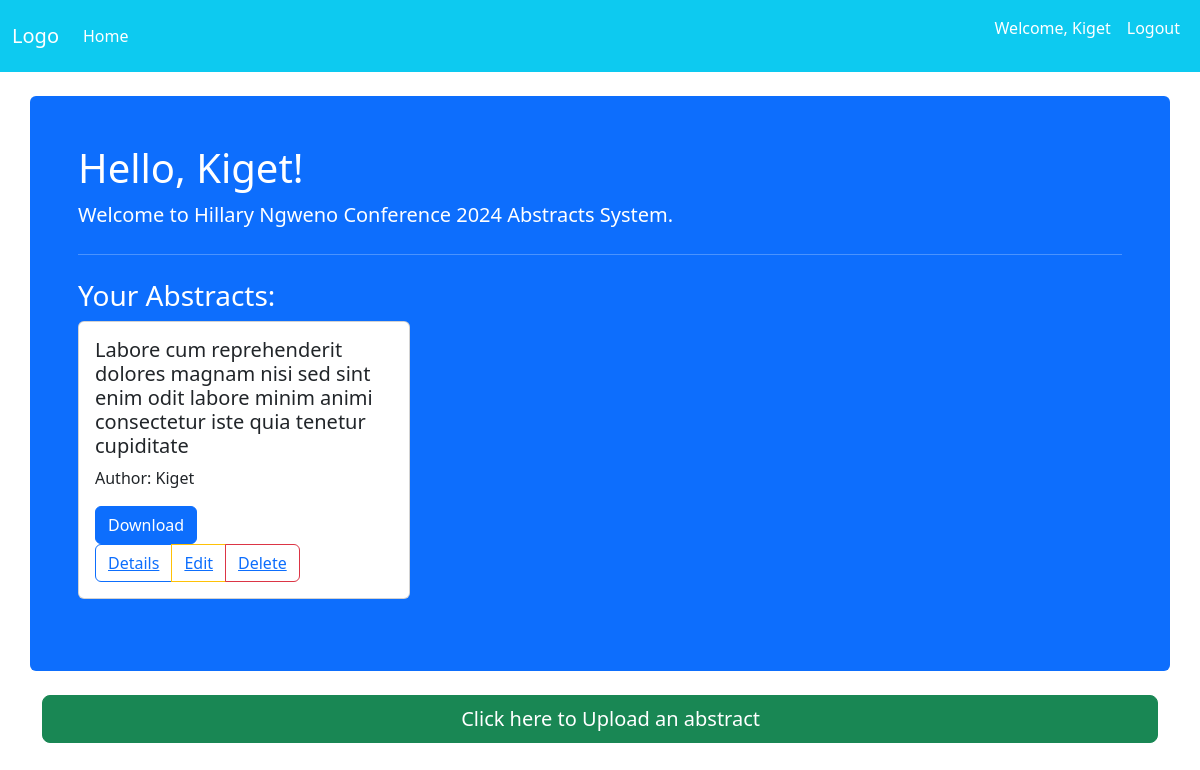
The app's page / (signed in), older data.
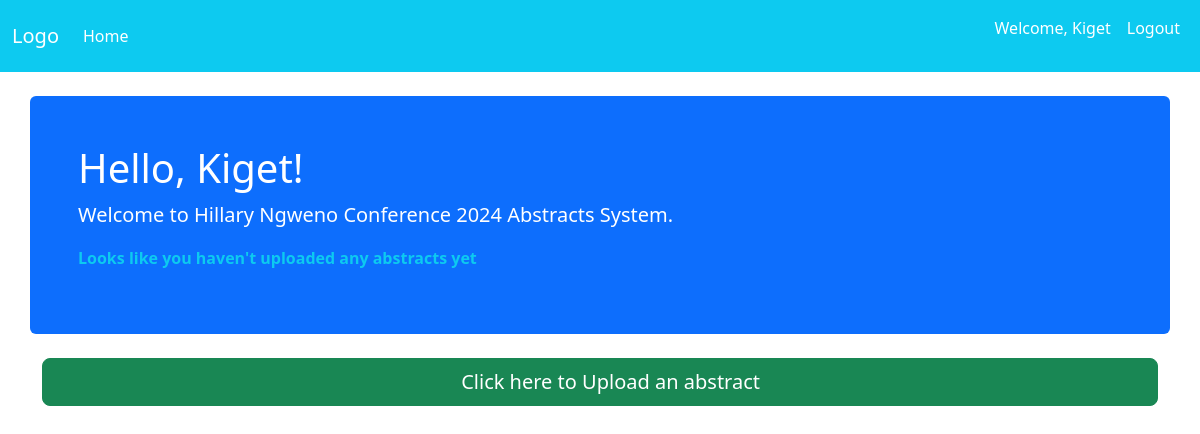
The same page, newer data.
### abstracts/models.py (models this page shows, shortened)
class Abstract(models.Model):
    title = models.CharField(max_length=254)
    description = models.TextField(max_length=254)
    file = models.FileField(upload_to=abstract_file_path, null=True, blank=True)
    author = models.ForeignKey(CustomUser, on_delete=models.CASCADE)
    created_at = models.DateTimeField(auto_now_add=True)
    updated_at = models.DateTimeField(auto_now=True)

### accounts/models.py (models this page shows, shortened)
class CustomUser(AbstractUser):
    username = models.TextField(max_length=25, unique=True)
    email = models.EmailField(max_length=50, unique=True)
    phone = models.CharField(max_length=14)
    objects = CustomUserManager()

### accounts/views.py (the view)
# urls.py: 2. Add a URL to urlpatterns:  path('', views.home, name='home')
def home(request):
    user = request.user
    if user.is_authenticated and not user.is_anonymous:
        if user.is_superuser:
            abstracts = Abstract.objects.all()
        else:
            abstracts = Abstract.objects.filter(author=user)
    else:
        abstracts = Abstract.objects.none()  # To handle the anonymous user error
    context = {
        'user': user,
        'abstracts': abstracts
        }
    return render(request, "index.html", context)

### templates/index.html (shortened to what this page needs)
{% extends 'common/base.html' %}
{% block content %}
    <div class="container p-5 mt-4 bg-primary text-white rounded">
        <div class="jumbotron">
            {% if user.is_authenticated %}
                <h3 class="display-6">Hello, {{ user.username }}!</h3>
                <p class="lead">Welcome to Hillary Ngweno Conference 2024 Abstracts System.</p>
                {% if user.is_superuser %}
                    <hr class="my-4">
                    <h3>All Abstracts:</h3>
                    <div class="row row-cols-1 row-cols-md-2 row-cols-lg-3 g-4">
                        {% for abstract in abstracts %}
                            <div class="col mb-4">
                                <div class="card">
                                    <div class="card-body text-dark">
                                        <h5 class="card-title">Title: {{ abstract.title }}</h5>
                                        <p class="card-text">Author: {{ abstract.author }}</p>
                                        <a href="{{ abstract.file.url }}" download class="btn btn-primary">Download</a>
                                        <div class="btn-group" role="group" aria-label="Abstract Actions">
                                            <a href="{% url 'abstracts:details' abstract.id %}" class="btn btn-outline-info me-2 rounded">Details</a>
                                            <a href="{% url 'abstracts:edit' abstract.id %}" class="btn btn-outline-warning me-2 rounded">Edit</a>
                                            <a href="{% url 'abstracts:delete' abstract.id %}" class="btn btn-outline-danger rounded">Delete</a>
                                        </div>
                                    </div>
                                </div>
                            </div>
                        {% endfor %}
                    </div>
                {% else %}
                    {% if abstracts %}
                        <hr class="my-4">
                        <h3>Your Abstracts:</h3>
                        <div class="row row-cols-1 row-cols-md-2 row-cols-lg-3 g-4">
                            {% for abstract in abstracts %}
                                <div class="col mb-4">
                                    <div class="card">
                                        <div class="card-body">
                                            <h5 class="card-title">{{ abstract.title }}</h5>
                                            <p class="card-text">Author: {{ abstract.author }}</p>
                                            <a href="{{ abstract.file.url }}" download class="btn btn-primary">Download</a>
                                            <div class="btn-group" role="group" aria-label="Abstract Actions">
                                                <button type="button" class="btn btn-outline-primary"><a href="{% url 'abstracts:details' abstract.id %}">Details</a></button>
                                                <button type="button" class="btn btn-outline-warning"><a href="{% url 'abstracts:edit' abstract.id %}">Edit</a></button>
                                                <button type="button" class="btn btn-outline-danger"><a href="{% url 'abstracts:delete' abstract.id %}">Delete</a></button>
                                            </div>
                                        </div>
                                    </div>
                                </div>
                            {% endfor %}
                        </div>
                    {% else %}
                        <p class="text-info"><strong>Looks like you haven't uploaded any abstracts yet</strong></p>
                    {% endif %}
                {% endif %}
            {% endif %}
        </div>
    </div>
    <br>
    <div class="container text-center d-grid">
        <a href="{% url 'abstracts:upload' %}" class="btn btn-lg btn-success text-white btn-block hop-button">
            Click here to Upload an abstract
        </a>
    </div>
{% endblock %}

Row changes from the older to the newer data that the page shows:
removed Abstract: title "Labore cum reprehenderit dolores magnam nisi sed sint enim odit labore minim animi consectetur iste quia tenetur cupiditate", author "Kiget"
Text that changed along with them:
text no longer shown: "Your Abstracts:"
text now shown: "Looks like you haven't uploaded any abstracts yet"
